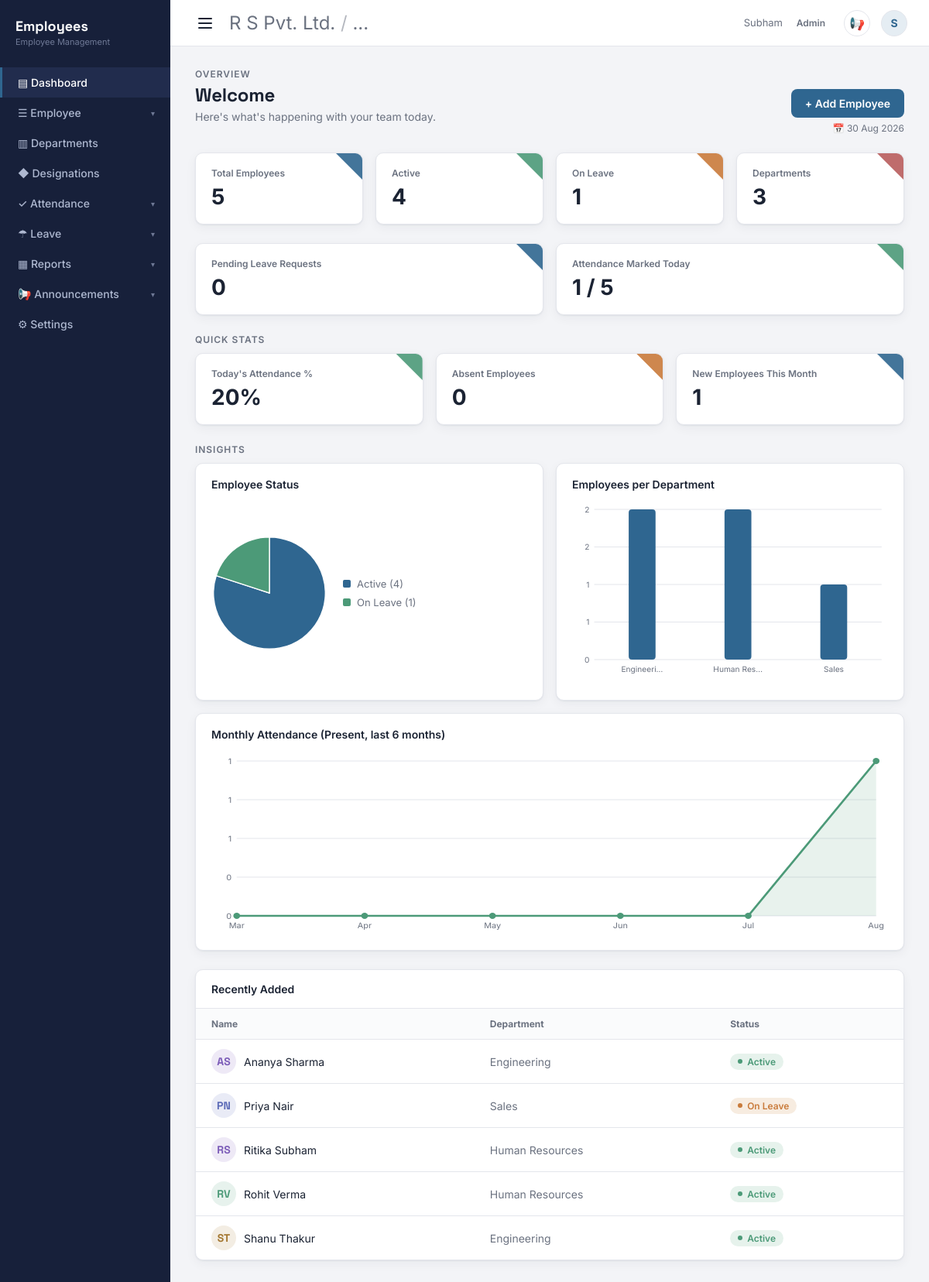
Page / (signed in) on the committed database.
### tables this page shows
CREATE TABLE employees (
    id INTEGER PRIMARY KEY AUTOINCREMENT,
    registration_no TEXT UNIQUE,
    name TEXT NOT NULL,
    email TEXT NOT NULL,
    phone TEXT,
    department TEXT NOT NULL,
    role TEXT NOT NULL,
    status TEXT NOT NULL DEFAULT 'Active',
    salary REAL,
    experience_years REAL,
    join_date TEXT NOT NULL,
    paid_leaves_override INTEGER,
    unpaid_leaves_override INTEGER,
    total_leaves_override INTEGER
);

### app.py (the view, shortened to what this page needs)
@app.route("/")
@login_required
def dashboard():
    db = get_db()
    employees = db.execute("SELECT * FROM employees ORDER BY id DESC").fetchall()
    total = len(employees)
    active = sum(1 for e in employees if e["status"] == "Active")
    on_leave = sum(1 for e in employees if e["status"] == "On Leave")
    departments = len({e["department"] for e in employees})
    pending_leaves = db.execute("SELECT COUNT(*) FROM leaves WHERE status = 'Pending'").fetchone()[0]
    today = date.today().isoformat()
    today_marked = db.execute("SELECT COUNT(*) FROM attendance WHERE date = ?", (today,)).fetchone()[0]
    today_present = db.execute(
        "SELECT COUNT(*) FROM attendance WHERE date = ? AND status = 'Present'", (today,)
    ).fetchone()[0]
    today_absent = db.execute(
        "SELECT COUNT(*) FROM attendance WHERE date = ? AND status = 'Absent'", (today,)
    ).fetchone()[0]
    today_attendance_pct = round((today_present / total) * 100) if total else 0
    month_prefix = date.today().isoformat()[:7]
    new_this_month = db.execute(
        "SELECT COUNT(*) FROM employees WHERE join_date LIKE ?", (f"{month_prefix}%",)
    ).fetchone()[0]
    status_rows = db.execute(
        "SELECT status, COUNT(*) as count FROM employees GROUP BY status"
    ).fetchall()
    status_labels = [row["status"] for row in status_rows]
    status_counts = [row["count"] for row in status_rows]
    dept_rows = db.execute(
        "SELECT department, COUNT(*) as count FROM employees GROUP BY department ORDER BY department"
    ).fetchall()
    dept_labels = [row["department"] for row in dept_rows]
    dept_counts = [row["count"] for row in dept_rows]
    month_labels = []
    month_present_counts = []
    cursor_date = date.today().replace(day=1)
    months = []
    for i in range(5, -1, -1):
        y = cursor_date.year
        m = cursor_date.month - i
        while m <= 0:
            m += 12
            y -= 1
        months.append(f"{y:04d}-{m:02d}")
    for ym in months:
        count = db.execute(
            "SELECT COUNT(*) FROM attendance WHERE date LIKE ? AND status = 'Present'", (f"{ym}%",)
        ).fetchone()[0]
        month_labels.append(datetime.strptime(ym, "%Y-%m").strftime("%b"))
        month_present_counts.append(count)
    return render_template(
        "dashboard.html",
        employee_view=False,
        total=total,
        active=active,
        on_leave=on_leave,
        departments=departments,
        pending_leaves=pending_leaves,
        today_display=date.today().strftime("%d %b %Y"),
        today_marked=today_marked,
        today_absent=today_absent,
        today_attendance_pct=today_attendance_pct,
        new_this_month=new_this_month,
        recent=sorted(employees[:5], key=lambda e: (e["name"] or "").lower()),
        status_labels=status_labels,
        status_counts=status_counts,
        dept_labels=dept_labels,
        dept_counts=dept_counts,
        month_labels=month_labels,
        month_present_counts=month_present_counts,
    )

### app.py (called while the page is built)
def login_required(view):
    @wraps(view)
    def wrapped(*args, **kwargs):
        if not session.get("logged_in"):
            return redirect(url_for("login"))
        return view(*args, **kwargs)
    return wrapped

def initials_for(name):
    name = (name or "").strip()
    if not name:
        return "?"
    parts = name.split()
    if len(parts) == 1:
        return parts[0][:2].upper()
    return (parts[0][0] + parts[-1][0]).upper()

def color_for(name):
    name = (name or "").strip()
    index = sum(ord(ch) for ch in name) % len(AVATAR_PALETTE) if name else 0
    return AVATAR_PALETTE[index]

def get_db():
    if "db" not in g:
        g.db = db_compat.connect(DB_PATH)
        g.db.execute("PRAGMA foreign_keys = ON")
    return g.db

### db_compat.py (called while the page is built)
    def connect(sqlite_path):
        conn = sqlite3.connect(sqlite_path)
        conn.row_factory = sqlite3.Row
        return conn

### templates/dashboard.html (shortened to what this page needs)
{% extends "base.html" %}
{% from "_macros.html" import status_badge, avatar %}
{% block content %}
{% if employee_view %}
<div class="page-head">
  <div>
    <div class="eyebrow">Overview</div>
    <h1>Welcome{{ ', ' + employee['name'] if employee else '' }}</h1>
    <p class="sub">Your personal snapshot.</p>
  </div>
  <a href="{{ url_for('apply_leave') }}" class="btn btn-primary">+ Apply for Leave</a>
</div>
<div class="stat-row">
  <div class="card stat-card">
    <div class="stat-corner" style="background: var(--primary);"></div>
    <div class="stat-label">Present Days (this month)</div>
    <div class="stat-value">{{ my_attendance.get('Present', 0) }}</div>
  </div>
  <div class="card stat-card">
    <div class="stat-corner" style="background: var(--accent-amber);"></div>
    <div class="stat-label">Absent Days (this month)</div>
    <div class="stat-value">{{ my_attendance.get('Absent', 0) }}</div>
  </div>
  <div class="card stat-card">
    <div class="stat-corner" style="background: var(--accent-green);"></div>
    <div class="stat-label">Status</div>
    <div class="stat-value" style="font-size: 20px;">{{ status_badge(employee['status']) if employee else '—' }}</div>
  </div>
</div>
<div class="card" style="padding: 0;">
  <div style="padding: 16px 20px; border-bottom: 1px solid var(--border); font-weight: 600; font-size: 14px;">
    My Recent Leave Requests
  </div>
  <table>
    <thead>
      <tr>
        <th>Type</th>
        <th>From</th>
        <th>To</th>
        <th>Status</th>
      </tr>
    </thead>
    <tbody>
      {% for l in my_leaves %}
      <tr>
        <td>{{ l['leave_type'] }}</td>
        <td style="color: var(--text-muted);">{{ l['start_date'] }}</td>
        <td style="color: var(--text-muted);">{{ l['end_date'] }}</td>
        <td>{{ l['status'] }}</td>
      </tr>
      {% else %}
      <tr>
        <td colspan="4" style="color: var(--text-muted);">No leave requests yet.</td>
      </tr>
      {% endfor %}
    </tbody>
  </table>
</div>
{% else %}
<div class="page-head">
  <div>
    <div class="eyebrow">Overview</div>
    <h1>Welcome{{ ', ' + employee['name'] if employee else '' }}</h1>
    <p class="sub">Here's what's happening with your team today.</p>
  </div>
  <div style="display: flex; flex-direction: column; align-items: flex-end; gap: 6px;">
    <a href="{{ url_for('add_employee') }}" class="btn btn-primary">+ Add Employee</a>
    <span style="font-size: 12px; color: var(--text-muted);">📅 {{ today_display }}</span>
  </div>
</div>
<div class="stat-row">
  <a href="{{ url_for('employee_list') }}" class="card stat-card stat-card-link">
    <div class="stat-corner" style="background: var(--primary);"></div>
    <div class="stat-label">Total Employees</div>
    <div class="stat-value">{{ total }}</div>
  </a>
  <a href="{{ url_for('employee_list', status='Active') }}" class="card stat-card stat-card-link">
    <div class="stat-corner" style="background: var(--accent-green);"></div>
    <div class="stat-label">Active</div>
    <div class="stat-value">{{ active }}</div>
  </a>
  <a href="{{ url_for('employee_list', status='On Leave') }}" class="card stat-card stat-card-link">
    <div class="stat-corner" style="background: var(--accent-amber);"></div>
    <div class="stat-label">On Leave</div>
    <div class="stat-value">{{ on_leave }}</div>
  </a>
  <a href="{{ url_for('departments') }}" class="card stat-card stat-card-link">
    <div class="stat-corner" style="background: var(--accent-red);"></div>
    <div class="stat-label">Departments</div>
    <div class="stat-value">{{ departments }}</div>
  </a>
</div>
<div class="stat-row">
  <a href="{{ url_for('leave_list', status='Pending') }}" class="card stat-card stat-card-link">
    <div class="stat-corner" style="background: var(--primary);"></div>
    <div class="stat-label">Pending Leave Requests</div>
    <div class="stat-value">{{ pending_leaves }}</div>
  </a>
  <a href="{{ url_for('attendance') }}" class="card stat-card stat-card-link">
    <div class="stat-corner" style="background: var(--accent-green);"></div>
    <div class="stat-label">Attendance Marked Today</div>
    <div class="stat-value">{{ today_marked }} / {{ total }}</div>
  </a>
</div>
<div class="eyebrow" style="margin-bottom: 10px;">Quick Stats</div>
<div class="stat-row">
  <a href="{{ url_for('attendance') }}" class="card stat-card stat-card-link">
    <div class="stat-corner" style="background: var(--accent-green);"></div>
    <div class="stat-label">Today's Attendance %</div>
    <div class="stat-value">{{ today_attendance_pct }}%</div>
  </a>
  <a href="{{ url_for('attendance', filter='Absent') }}" class="card stat-card stat-card-link">
    <div class="stat-corner" style="background: var(--accent-amber);"></div>
    <div class="stat-label">Absent Employees</div>
    <div class="stat-value">{{ today_absent }}</div>
  </a>
  <a href="{{ url_for('employee_list', new_this_month=1) }}" class="card stat-card stat-card-link">
    <div class="stat-corner" style="background: var(--primary);"></div>
    <div class="stat-label">New Employees This Month</div>
    <div class="stat-value">{{ new_this_month }}</div>
  </a>
</div>
<div class="eyebrow" style="margin-bottom: 10px;">Insights</div>
<div class="chart-grid">
  <div class="card chart-card">
    <div class="chart-card-title">Employee Status</div>
    <div class="chart-wrap" id="statusPieChart"></div>
  </div>
  <div class="card chart-card">
    <div class="chart-card-title">Employees per Department</div>
    <div class="chart-wrap" id="deptBarChart"></div>
  </div>
  <div class="card chart-card chart-card-wide">
    <div class="chart-card-title">Monthly Attendance (Present, last 6 months)</div>
    <div class="chart-wrap" id="attendanceLineChart"></div>
  </div>
</div>
<div class="card" style="padding: 0;">
  <div style="padding: 16px 20px; border-bottom: 1px solid var(--border); font-weight: 600; font-size: 14px;">
    Recently Added
  </div>
  <table>
    <thead>
      <tr>
        <th>Name</th>
        <th>Department</th>
        <th>Status</th>
      </tr>
    </thead>
    <tbody>
      {% for e in recent %}
      <tr>
        <td>
          <div class="name-cell">
            {{ avatar(e['name']) }}
            {{ e['name'] }}
          </div>
        </td>
        <td style="color: var(--text-muted);">{{ e['department'] }}</td>
        <td>{{ status_badge(e['status']) }}</td>
      </tr>
      {% else %}
      <tr>
        <td colspan="3" style="color: var(--text-muted);">No employees yet — add one to get started.</td>
      </tr>
      {% endfor %}
    </tbody>
  </table>
</div>
{% endif %}
{% endblock %}

### templates/_macros.html
{% macro status_badge(status) %}
  {% if status == 'Active' %}
    <span class="badge badge-active"><span class="dot"></span>{{ status }}</span>
  {% elif status == 'On Leave' %}
    <span class="badge badge-leave"><span class="dot"></span>{{ status }}</span>
  {% else %}
    <span class="badge badge-resigned"><span class="dot"></span>{{ status }}</span>
  {% endif %}
{% endmacro %}
{% macro avatar(name, size=32) %}
  <div class="avatar-mini" style="width: {{ size }}px; height: {{ size }}px; background: {{ color_for(name) }}22; color: {{ color_for(name) }}; font-size: {{ (size / 2.3)|round|int }}px;">
    {{ initials_for(name) }}
  </div>
{% endmacro %}

### static/css/style.css (style rules this page uses)
:root { --bg: #f3f4f7; --surface: #ffffff; --sidebar: #17203a; --sidebar-hover: #212c4d; --sidebar-text: #aeb8d0; --sidebar-text-dim: #6f7996; --primary: #2f6690; --primary-dark: #234c6c; --primary-soft: #e5edf3; --accent-green: #4c9a78; --accent-green-soft: #e6f2ec; --accent-amber: #c97b3b; --accent-amber-soft: #f7ece0; --accent-red: #b85c5c; --accent-red-soft: #f6e8e8; --text: #1b2333; --text-muted: #6b7280; --border: #e4e6ec; --radius: 10px; --shadow: 0 1px 2px rgba(23, 32, 58, 0.06), 0 4px 14px rgba(23, 32, 58, 0.05); }
* { box-sizing: border-box; }
html, body { height: 100%; margin: 0; }
body { background: var(--bg); color: var(--text); font-family: "Inter", -apple-system, BlinkMacSystemFont, sans-serif; -webkit-font-smoothing: antialiased; }
h1, h2, h3, h4 { font-family: "Space Grotesk", "Inter", sans-serif; margin: 0; letter-spacing: -0.01em; }
a { color: inherit; text-decoration: none; }
.page-head { display: flex; align-items: flex-end; justify-content: space-between; gap: 16px; margin-bottom: 24px; flex-wrap: wrap; }
.eyebrow { font-size: 12px; font-weight: 600; letter-spacing: 0.08em; text-transform: uppercase; color: var(--text-muted); margin-bottom: 4px; }
.page-head h1 { font-size: 24px; font-weight: 700; }
.page-head p.sub { color: var(--text-muted); font-size: 14px; margin-top: 4px; }
.btn { display: inline-block; border: none; border-radius: 8px; padding: 10px 18px; font-size: 14px; font-weight: 600; cursor: pointer; }
.btn-primary { background: var(--primary); color: #fff; }
.card { background: var(--surface); border: 1px solid var(--border); border-radius: var(--radius); box-shadow: var(--shadow); }
table { width: 100%; border-collapse: collapse; }
thead tr { font-size: 12px; color: var(--text-muted); text-align: left; background: #fafbfc; }
th, td { padding: 12px 20px; }
tbody tr { border-top: 1px solid var(--border); font-size: 14px; }
.badge { display: inline-flex; align-items: center; gap: 6px; padding: 3px 10px; border-radius: 999px; font-size: 12px; font-weight: 600; }
.badge .dot { width: 6px; height: 6px; border-radius: 50%; }
.badge-active { background: var(--accent-green-soft); color: var(--accent-green); }
.badge-active .dot { background: var(--accent-green); }
.badge-leave { background: var(--accent-amber-soft); color: var(--accent-amber); }
.badge-leave .dot { background: var(--accent-amber); }
.stat-row { display: flex; gap: 16px; flex-wrap: wrap; margin-bottom: 24px; }
.stat-card { padding: 18px 20px; position: relative; overflow: hidden; flex: 1; min-width: 210px; }
.stat-corner { position: absolute; top: 0; right: 0; width: 34px; height: 34px; clip-path: polygon(100% 0, 0 0, 100% 100%); opacity: 0.9; }
.stat-label { font-size: 12px; color: var(--text-muted); font-weight: 600; }
.stat-value { font-size: 28px; font-weight: 700; margin-top: 6px; }
.stat-card-link { display: block; color: inherit; text-decoration: none; cursor: pointer; transition: transform 0.12s ease, box-shadow 0.12s ease, border-color 0.12s ease; }
.avatar-mini { border-radius: 50%; display: inline-flex; align-items: center; justify-content: center; font-weight: 700; flex-shrink: 0; font-family: "Space Grotesk", sans-serif; }
.name-cell { display: flex; align-items: center; gap: 10px; }
.chart-grid { display: grid; grid-template-columns: 1fr 1fr; gap: 16px; margin-bottom: 24px; }
.chart-card { padding: 18px 20px; }
.chart-card-wide { grid-column: 1 / -1; }
.chart-card-title { font-weight: 600; font-size: 14px; margin-bottom: 12px; }
.chart-wrap { position: relative; height: 240px; }

### rows in the picture
employees: name "AS", name "Ananya Sharma", department "Engineering", status "Active"
employees: name "PN", name "Priya Nair", department "Sales", status "On Leave"
employees: name "RS", name "Ritika Subham", department "Human Resources", status "Active"
employees: name "RV", name "Rohit Verma", department "Human Resources", status "Active"
employees: name "ST", name "Shanu Thakur", department "Engineering", status "Active"

### other values in the picture
{{ current_username }} "Subham"
{{ current_role }} "Admin"
{{ current_username[0]|upper if current_username else '?' }} "S"
{{ total }} "5"
{{ active }} "4"
{{ on_leave }} "1"
{{ departments }} "3"
{{ pending_leaves }} "0"
{{ today_marked }} "1"
{{ today_attendance_pct }} "20"
{{ today_absent }} "0"
{{ new_this_month }} "1"
